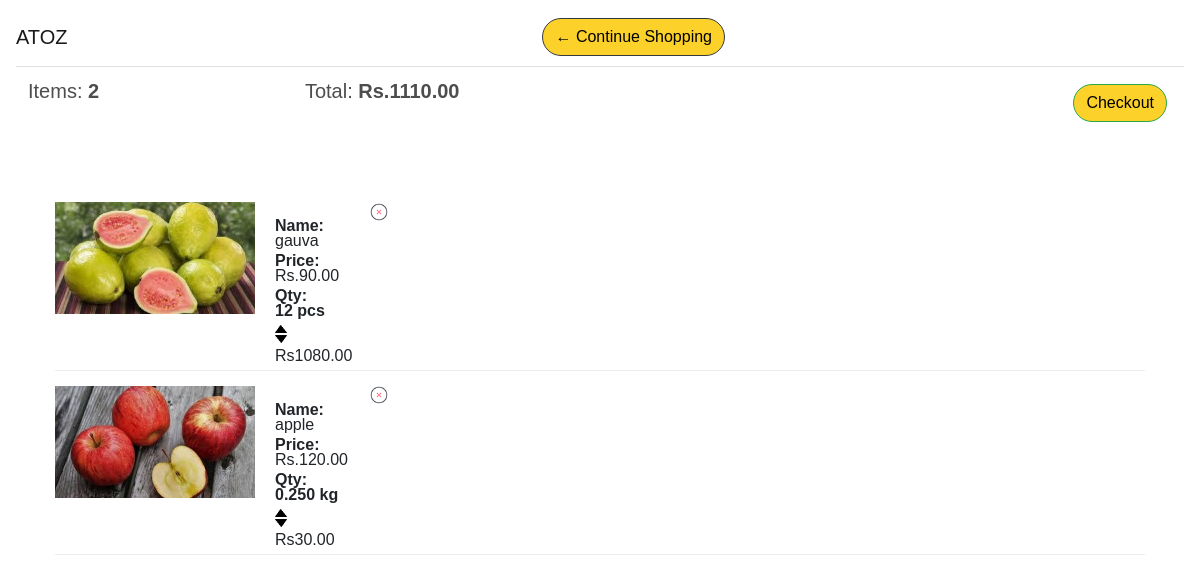
The app's page /user/add/cart/ (signed in), older data.
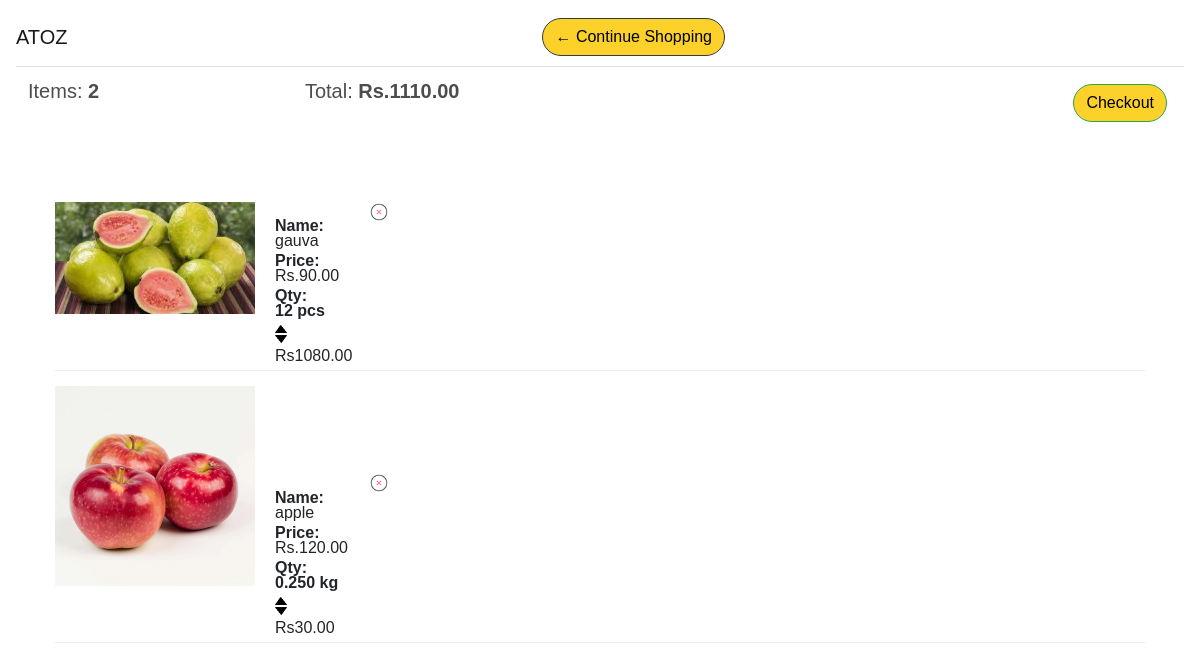
The same page, newer data.
### atoz_store/models.py (models this page shows, shortened)
class Order(models.Model):
    status = (
        ("op","order processing"),
        ("od","out for delivery"),
        ("d","delivered"),
         )
    customer = models.ForeignKey(Customer,on_delete=models.SET_NULL,blank=True,null=True)
    status = models.CharField(max_length=40,choices=status,null=True,default="null")
    date_ordered = models.DateTimeField(auto_now_add=True,null=True)
    mark = models.IntegerField(default=1)
    complete = models.BooleanField(default=True,null=True,blank=False)
    transaction_id = models.CharField(max_length=128,null=True)
    @property
    def get_cart_total(self):
        orderitem=self.orderitem_set.all()
        total = sum([item.get_total for item in orderitem])
        return total
    @property
    def get_cart_items(self):
        orderitem=self.orderitem_set.all()
        total = sum([self.mark for item in orderitem])
        return total

class OrderItem(models.Model):
    product = models.ForeignKey(Product,on_delete=models.SET_NULL,blank=True,null=True)
    order = models.ForeignKey(Order,on_delete=models.SET_NULL,blank=True,null=True)
    quantity = models.DecimalField(decimal_places=3,max_digits=7 ,default=0,null=True,blank=True)
    date_ordered = models.DateTimeField(auto_now_add=True)
    @property
    def get_total(self):
        total = self.product.price*self.quantity
        return total

class Product(models.Model):
    catagory_choice = (
        ("fruit","fruit"),
        ("dryfruit","dryfruit"),
        ("vegitable","vegitable"),
        ("other","other"),
         )
    name = models.CharField(max_length=128,null=True,)
    catagory = models.CharField(max_length=30,choices= catagory_choice ,null=True)
    price = models.DecimalField(max_digits=7, decimal_places=2)
    image = models.ImageField(null=True,blank=True)
    prodtype =models.BooleanField(default=True)
    @property
    def imageURL(self):
        try:
            url = self.image.url
        except:
            url = ''
        return url

### atoz_store/views.py (the view, shortened to what this page needs)
# urls.py: path('cart/',views.cart,name="cart"),
def cart(request):
    if request.user.is_authenticated:
        order,created = Order.objects.get_or_create(customer=customer,complete=False)
        items = order.orderitem_set.all()
        print(items)
        cartitems = order.get_cart_items
    context = {'items':items,'order':order,'cartitems':cartitems}
    return render(request,'atoz_Store/cart.html',context)

### atoz_store/Templates/atoz_store/cart.html (shortened to what this page needs)
{% extends 'atoz_store/main.html' %}
{% load static %}
{% block content %}
	<div class="row">
		<div class="col-lg-12">
  <nav class="navbar navbar-light fixed-top sticky">
    <span class="navbar-brand mb-0 h1">ATOZ</span>
			<div class="box-element">
                <a  class="btn btn-outline-dark srcbtn " href="{% url 'store' %}">&#x2190; Continue Shopping</a>
            </div>
            <br>
            <br>
            <table class="table">
                <tr>
                    <th><h5>Items: <strong>{{order.get_cart_items|floatformat:0}}</strong></h5></th>
                    <th><h5>Total:<strong> Rs.{{order.get_cart_total|floatformat:2}}</strong></h5></th>
                    <th>
                        <a  style="float:right; margin:5px;" class="btn btn-success srcbtn " href="{% url 'checkout' %}">Checkout</a>
                    </th>
                </tr>
            </table>
        </nav>
			<div class=" box-element">
            {% for item in items%}
            <div style="flex:2"><img class="image" src="{{item.product.imageURL}}">
            </div>
            <div class="cart-column">
                <div  ><strong>Name:</strong><p>{{item.product.name}}</p></div>
                <div class="pri"><strong>Price:</strong><p>Rs.{{item.product.price|floatformat:2}}</p></div>
                <div>
                    <div class="pri"><strong>Qty:</strong></div>
                    {% if request.user.is_authenticated %}
                        {% if item.product.prodtype %}
                        <p class="quantity" style="flex:1"> <strong> {{item.quantity|floatformat:3}} kg</strong></p>
                        <div class="pri" class="quantity">
                            <img data-product={{item.product.id}} data-action="add" class="chg-quantity update-cart"  src="{% static  'images/arrow-up.png' %}">
                            <img data-product={{item.product.id}}  data-action="remove" class="chg-quantity update-cart" src="{% static  'images/arrow-down.png' %}">
                        </div>
                        {% else %}
                        <p class="quantity"> <strong> {{item.quantity|floatformat:0}} pcs</strong></p>
                        <div class="pri" class="quantity">
                            <img data-product={{item.product.id}} data-action="add" class="chg-quantity update-cart"  src="{% static  'images/arrow-up.png' %}">
                            <img data-product={{item.product.id}}  data-action="remove" class="chg-quantity update-cart" src="{% static  'images/arrow-down.png' %}">
                        </div>
                        {% endif%}
                    {% endif %}
                </div>
                <div class="tot"  style="flex:1"><p>Rs{{item.get_total|floatformat:2}}</p></div>
                <div class="delete">
                <img data-product={{item.product.id}}  data-action="delete" class="delete update-cart" src="{% static  'images/delete.png' %}"></div>
            </div>
            {% endfor %}
		</div>
    </div>
{% endblock content %}

### atoz_store/Templates/atoz_store/main.html (shortened to what this page needs)
<!DOCTYPE html>
<html lang="en">
<head>
  {% load static %}
    <link rel="stylesheet" href="https://stackpath.bootstrapcdn.com/bootstrap/4.5.0/css/bootstrap.min.css">
    <link rel="stylesheet" href="{% static 'css/main.css' %}">
</head>
<body>
   <div class="container">
       <br>
       {% block content%}
       {% endblock content%}
   </div>
</body>
</html>

### atoz_store/static/css/main.css (style rules this page uses)
body { background-color:white; font-family: 'Ubuntu', sans-serif; }
h1,h2,h3,h4,h5,h6 { color:hsl(0, 0%, 30%); }
.box-element { padding-left: 20px; background-color: #fff; border-radius: 4px; padding: 10px; font-family: 'Ubuntu', sans-serif; }
.sticky { background-color: #fff; }
.delete { width: 1cm; height: 1cm; }
.col-lg-4, .col-lg-6, .col-lg-8, .col-lg-12 { margin-top: 10px; }
.btn { border-radius: 5em; background-color: #6b8e23; color: black; }
.image { padding-top: 150px; margin-bottom: -115px; width: 200px; }
.cart-column { line-height: 15px; cursor: pointer; padding-left: 220px; padding-bottom: 1px; padding-top: 0.5cm; margin-bottom: -135px; border-bottom: 1px solid #ececec; }
.quantity { display: inline-block; font-weight: 700; padding-right:10px; }
.chg-quantity { width: 12px; height: 8px; cursor: pointer; display: block; margin-top: 2px; transition:.1s; margin-bottom: 0px; }
.srcbtn { background-color: #fcd12a; }
div.pri { margin-top: -11px; }
div.delete { position: relative; bottom: 3.9cm; left: 2.5cm; }
.delete { width: 20px; height: 20px; cursor: pointer; display: block; margin-top: 5px; transition:.1s; }
.tot { margin-top: 5px; margin-bottom: -30px; }

Row changes from the older to the newer data that the page shows:
changed through a linked row, OrderItem "apple": product.imageURL: a different picture
